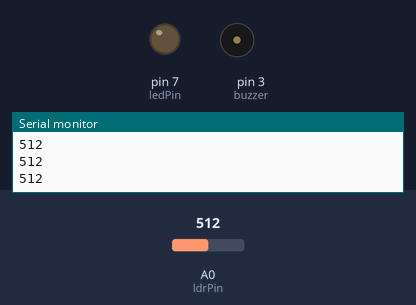
The sketch below on a simulated Arduino Uno, built with avr-gcc and run on an emulated ATmega328P. Parts: output pins drawn as LEDs (lit = HIGH), buzzer (waves = sounding), the last lines printed to the serial monitor. The test bench sets the inputs (shaded band); at power-on: A0 (ldrPin) = 512.

Above: at 1.2 s.
1.3 s: A0 (ldrPin) set to 1005
2.8 s: A0 (ldrPin) set to 1015
At 4.3 s:
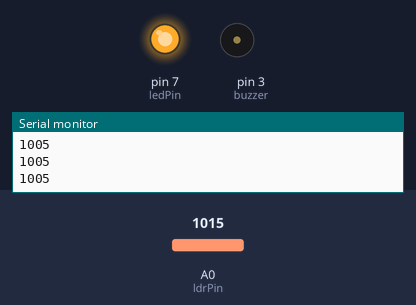
Timing chart, 0 to 11.8 s (numbered marks = the images above; inputs shaded):
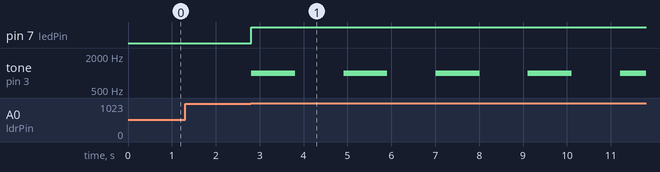

The sketch:

FOTORESISTOR_LED_SOM.ino
```cpp
//Sensor de luz com LDR

int ledPin = 7; //Led no pino 7
int ldrPin = 0;//LDR no pino analígico 8
int ldrValor = 0; //Valor lido do LDR
const int buzzer = 3;

void setup() {
 pinMode(ledPin,OUTPUT);//define a porta 7 como saída
 pinMode(buzzer, OUTPUT);
 Serial.begin(9600); //Inicia a comunicação serial
}

void loop() {
 ///ler o valor do LDR
 ldrValor = analogRead(ldrPin); //O valor lido será entre 0 e 1023

 //se o valor lido for maior que 500, liga o led
 if (ldrValor>= 1015){
  digitalWrite(ledPin,HIGH);
  tone(buzzer, 1000);
  delay(1000);
  noTone(buzzer);
  delay(1000);
 }

 // senão, apaga o led
 else digitalWrite(ledPin,LOW);

 //imprime o valor lido do LDR no monitor serial
 Serial.println(ldrValor);
 delay(100);
}
```

Measured:
- the behaviour switches between 1014 and 1015 on A0 (ldrPin) (found by bisection; images 0 and 1)
- after the input at 2.8 s, pin 7 (ledPin): LOW → HIGH at once; tone on pin 3 (buzzer): alternates 1000 Hz for 1.0 s and silent for 1.1 s, starting at once
